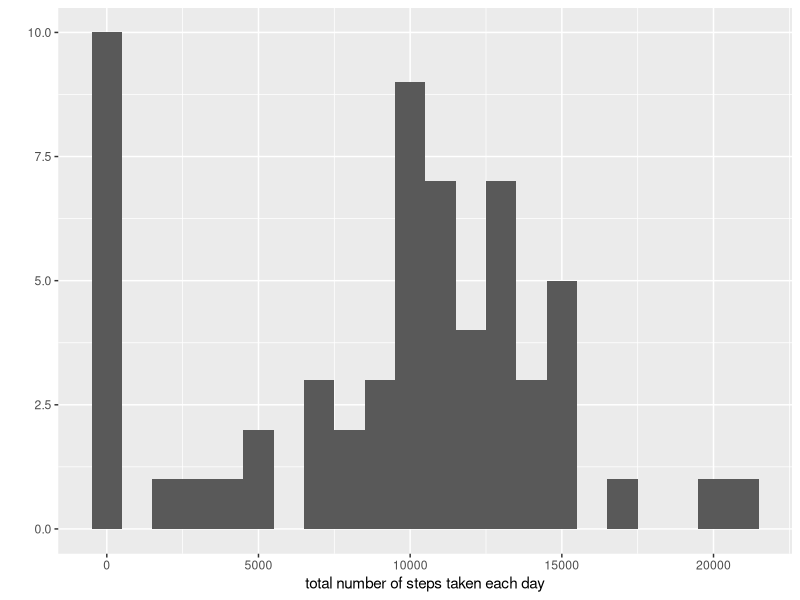
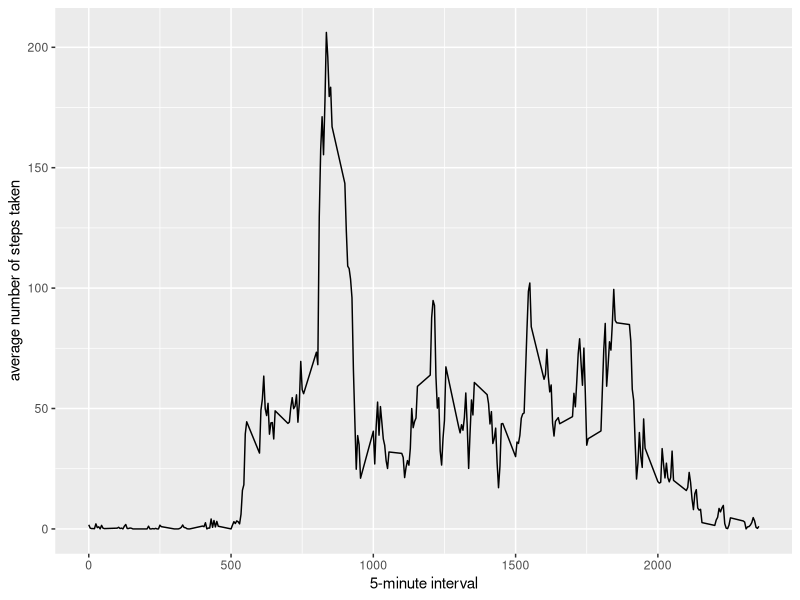
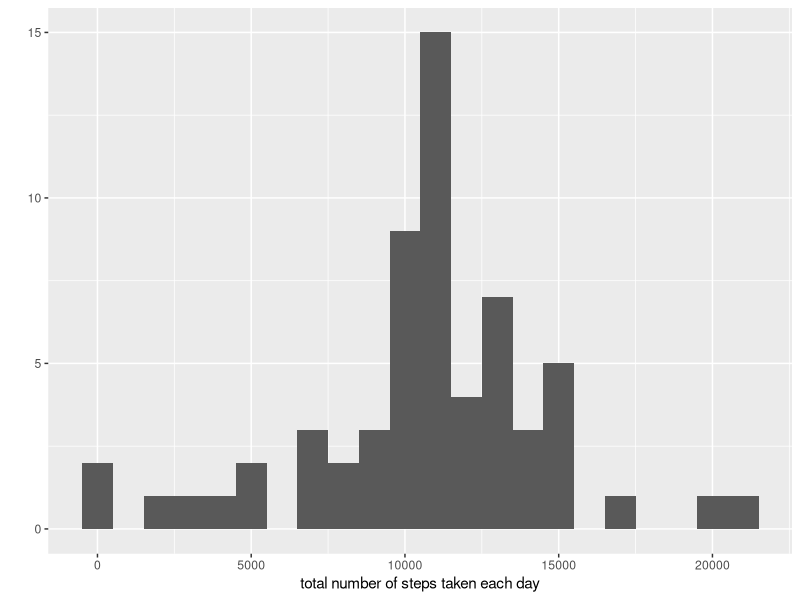
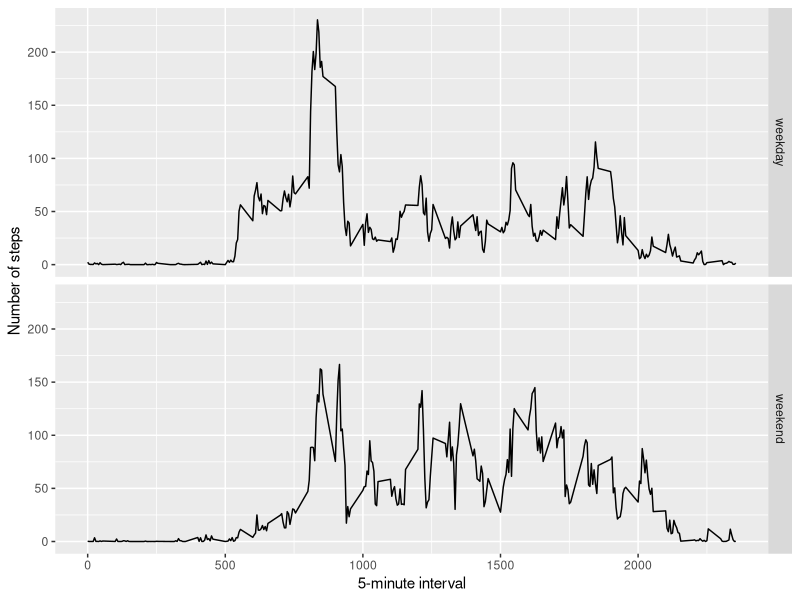

R code for these plots, in order:
## ---- chunk 1
unzip(zipfile="activity.zip")
data <- read.csv("activity.csv")
## ---- chunk 2
library(ggplot2)
total.steps <- tapply(data$steps, data$date, FUN=sum, na.rm=TRUE)
qplot(total.steps, binwidth=1000, xlab="total number of steps taken each day")
mean(total.steps, na.rm=TRUE)
median(total.steps, na.rm=TRUE)
## ---- chunk 3
library(ggplot2)
averages <- aggregate(x=list(steps=data$steps), by=list(interval=data$interval),
                      FUN=mean, na.rm=TRUE)
ggplot(data=averages, aes(x=interval, y=steps)) +
    geom_line() +
    xlab("5-minute interval") +
    ylab("average number of steps taken")
## ---- chunk 4
averages[which.max(averages$steps),]
## ---- chunk 5
missing <- is.na(data$steps)
# How many missing
table(missing)
## ---- chunk 6
# Replace each missing value with the mean value of its 5-minute interval
fill.value <- function(steps, interval) {
    filled <- NA
    if (!is.na(steps))
        filled <- c(steps)
    else
        filled <- (averages[averages$interval==interval, "steps"])
    return(filled)
}
filled.data <- data
filled.data$steps <- mapply(fill.value, filled.data$steps, filled.data$interval)
## ---- chunk 7
total.steps <- tapply(filled.data$steps, filled.data$date, FUN=sum)
qplot(total.steps, binwidth=1000, xlab="total number of steps taken each day")
mean(total.steps)
median(total.steps)
## ---- chunk 8
weekday.or.weekend <- function(date) {
    day <- weekdays(date)
    if (day %in% c("Monday", "Tuesday", "Wednesday", "Thursday", "Friday"))
        return("weekday")
    else if (day %in% c("Saturday", "Sunday"))
        return("weekend")
    else
        stop("invalid date")
}
filled.data$date <- as.Date(filled.data$date)
filled.data$day <- sapply(filled.data$date, FUN=weekday.or.weekend)
## ---- chunk 9
averages <- aggregate(steps ~ interval + day, data=filled.data, mean)
ggplot(averages, aes(interval, steps)) + geom_line() + facet_grid(day ~ .) +
    xlab("5-minute interval") + ylab("Number of steps")
